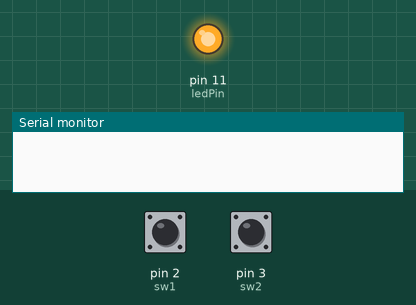
Simulated run of this sketch. Board: Arduino Uno, built with avr-gcc and run on an emulated ATmega328P. On the bench: output pins drawn as LEDs (lit = HIGH), the last lines printed to the serial monitor. The inputs (shaded band) are chosen by the test bench; at power-on: pin 2 (sw1) HIGH, pin 3 (sw2) HIGH.

Above: at 1.2 s.
1.3 s: pin 2 (sw1) pulled LOW for 0.15 s
At 3.4 s:
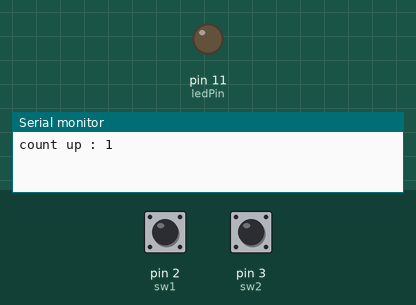
4.4 s: pin 3 (sw2) pulled LOW for 0.15 s
Timing chart, 0 to 13.5 s (numbered marks = the images above; inputs shaded):
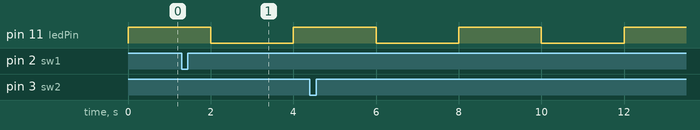

The sketch:

count_intur.ino
```cpp
const byte ledPin = 11;
const byte sw1 = 2;
const byte sw2 = 3;
//volatile byte state = LOW;
int count=0;

void setup() {
  Serial.begin(9600);
  pinMode(ledPin, OUTPUT);
  pinMode(sw1, INPUT);
  pinMode(sw2, INPUT);
  attachInterrupt(digitalPinToInterrupt(sw1), blink1, FALLING);
  attachInterrupt(digitalPinToInterrupt(sw2), blink2, FALLING);
}

void loop() {
  analogWrite(ledPin,255);
  delay(2000);
  analogWrite(ledPin,0);
  delay(2000);

}

void blink1() {
  delay(50);
  noInterrupts();
  if(digitalRead(sw1)==0){
    if (digitalRead(sw1)==0){
      if(count==99){count=-1;}
        count++;
        Serial.print("count up : ");
        Serial.println(count);
  }
  //while(digitalRead(sw1)==0){}
  interrupts();
 }
}

void blink2() {
  delay(50);
  noInterrupts();
  if (digitalRead(sw2)==0){
    if (digitalRead(sw2)==0){
      if(count==0){count=100;}
        count--;
        Serial.print("count down : ");
        Serial.println(count);
  }
  //while(digitalRead(sw2)==0){}
  interrupts();
}
}
```

Measured:
- by itself, pin 11 (ledPin): alternates HIGH for 2.0 s and LOW for 2.0 s
